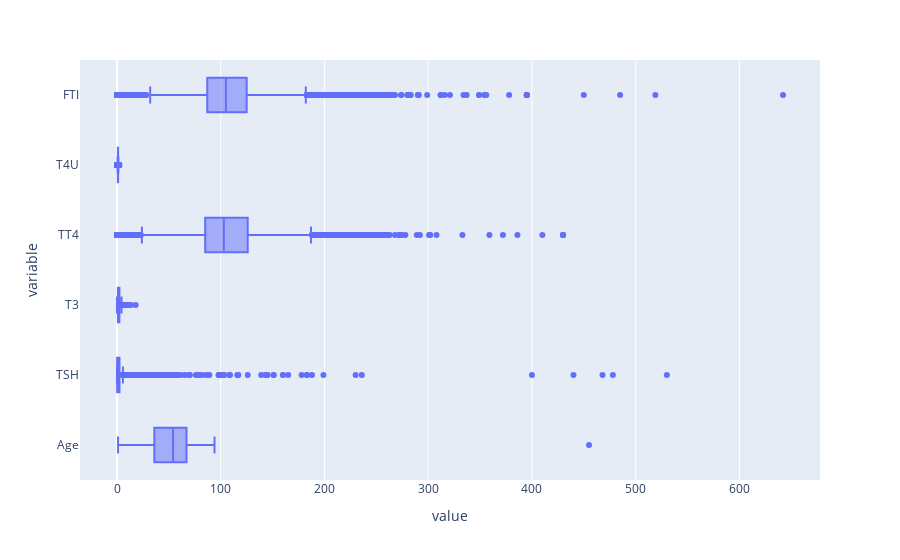

Notebook source saved alongside this figure:
### Code cell
# Plotting box-plot of Numerical columns to understand distribution of data
num_col=list(data.select_dtypes(include='float64').T.index)
fig = px.box(data, x=num_col, orientation='h')
fig.show()

### Figure 1 — Plotly figure (JSON) as saved in the notebook; plotly's stock layout.template omitted (floating-point values rounded to 4 significant figures; data arrays with more than 128 entries replaced by an {"elided": "..."} marker saying what was removed)
{"data": [{"alignmentgroup": "True", "hovertemplate": "value=%{x}<br>variable=%{y}<extra></extra>", "legendgroup": "", "marker": {"color": "#636efa"}, "name": "", "notched": false, "offsetgroup": "", "orientation": "h", "showlegend": false, "type": "box", "x": {"elided": "22728 float values"}, "x0": " ", "xaxis": "x", "y": {"elided": "22728 str values"}, "y0": " ", "yaxis": "y"}], "layout": {"boxmode": "group", "legend": {"tracegroupgap": 0}, "margin": {"t": 60}, "xaxis": {"anchor": "y", "domain": [0, 1], "title": {"text": "value"}}, "yaxis": {"anchor": "x", "domain": [0, 1], "title": {"text": "variable"}}}}
